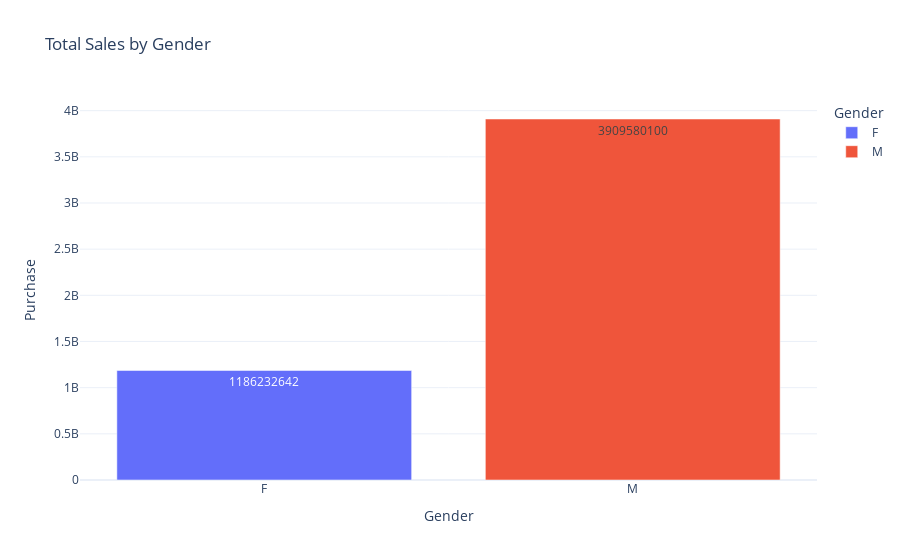

The cell this chart's notebook holds for it:
### Code cell
import plotly.express as px

fig = px.bar(tot_pur_by_gen, x='Gender', y='Purchase',
             text='Purchase',
             color='Gender',
             title='Total Sales by Gender',
             template='plotly_white')
fig.show()

### Figure 1 — Plotly figure (JSON) as saved in the notebook; plotly's stock layout.template omitted (floating-point values rounded to 4 significant figures)
{"data": [{"hovertemplate": "Gender=%{x}<br>Purchase=%{text}<extra></extra>", "legendgroup": "F", "marker": {"color": "#636efa", "pattern": {"shape": ""}}, "name": "F", "orientation": "v", "showlegend": true, "text": [1186000000.0], "textposition": "auto", "type": "bar", "x": ["F"], "xaxis": "x", "y": [1186232642], "yaxis": "y"}, {"hovertemplate": "Gender=%{x}<br>Purchase=%{text}<extra></extra>", "legendgroup": "M", "marker": {"color": "#EF553B", "pattern": {"shape": ""}}, "name": "M", "orientation": "v", "showlegend": true, "text": [3910000000.0], "textposition": "auto", "type": "bar", "x": ["M"], "xaxis": "x", "y": [3909580100], "yaxis": "y"}], "layout": {"barmode": "relative", "legend": {"title": {"text": "Gender"}, "tracegroupgap": 0}, "title": {"text": "Total Sales by Gender"}, "xaxis": {"anchor": "y", "categoryarray": ["F", "M"], "categoryorder": "array", "domain": [0, 1], "title": {"text": "Gender"}}, "yaxis": {"anchor": "x", "domain": [0, 1], "title": {"text": "Purchase"}}}}
